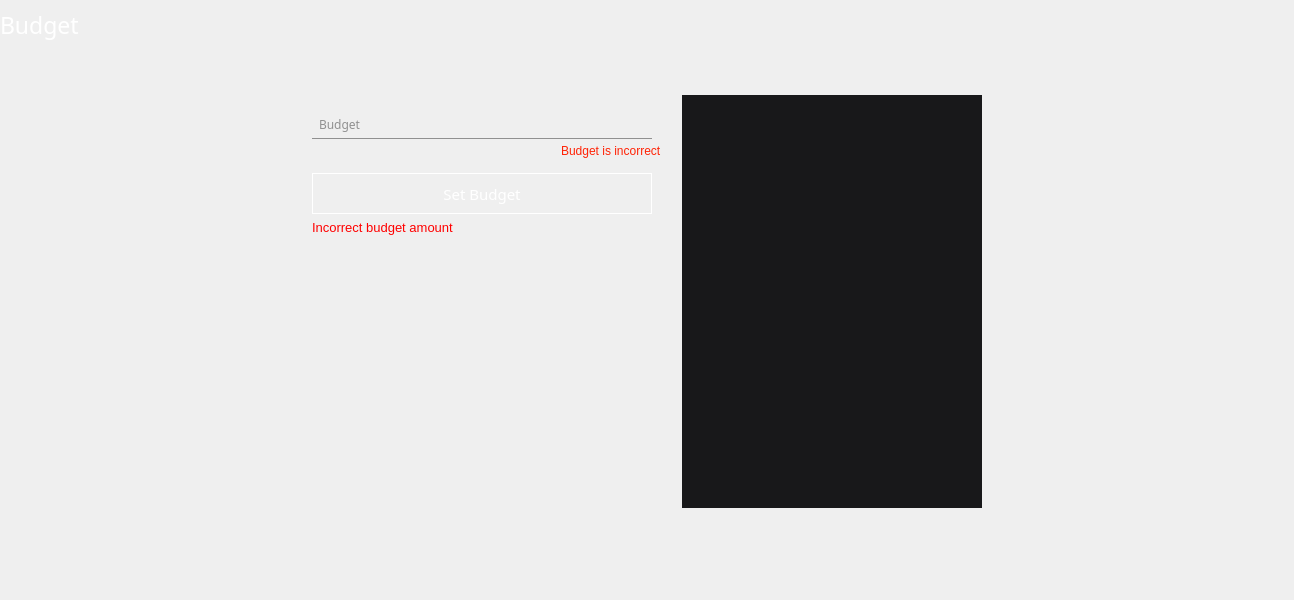
<?xml version="1.0" encoding="UTF-8"?>
<ui version="4.0">
 <class>BudgetView</class>
 <widget class="QWidget" name="BudgetView">
  <property name="geometry">
   <rect>
    <x>0</x>
    <y>0</y>
    <width>1294</width>
    <height>600</height>
   </rect>
  </property>
  <property name="windowTitle">
   <string>Form</string>
  </property>
  <widget class="QLabel" name="lblBudgetTitle">
   <property name="geometry">
    <rect>
     <x>0</x>
     <y>0</y>
     <width>100</width>
     <height>50</height>
    </rect>
   </property>
   <property name="font">
    <font>
     <family>Leelawadee UI Semilight</family>
     <pointsize>17</pointsize>
    </font>
   </property>
   <property name="styleSheet">
    <string notr="true">color: #ffffff;
background-color:transparent;</string>
   </property>
   <property name="text">
    <string>Budget</string>
   </property>
  </widget>
  <widget class="QWidget" name="widget" native="true">
   <property name="geometry">
    <rect>
     <x>302</x>
     <y>85</y>
     <width>690</width>
     <height>433</height>
    </rect>
   </property>
   <widget class="BudgetLabel" name="lblBudget">
    <property name="geometry">
     <rect>
      <x>17</x>
      <y>31</y>
      <width>60</width>
      <height>16</height>
     </rect>
    </property>
    <property name="font">
     <font>
      <family>Leelawadee UI Semilight</family>
      <pointsize>9</pointsize>
     </font>
    </property>
    <property name="styleSheet">
     <string notr="true">color:#909090;</string>
    </property>
    <property name="text">
     <string>Budget</string>
    </property>
   </widget>
   <widget class="QLabel" name="lblIncorrectBudget">
    <property name="geometry">
     <rect>
      <x>259</x>
      <y>58</y>
      <width>101</width>
      <height>16</height>
     </rect>
    </property>
    <property name="font">
     <font>
      <family>Arial</family>
     </font>
    </property>
    <property name="styleSheet">
     <string notr="true">color:rgb(255,35,6);
opacity: 0;</string>
    </property>
    <property name="text">
     <string>Budget is incorrect</string>
    </property>
   </widget>
   <widget class="QTableWidget" name="tblBudgetHistory">
    <property name="geometry">
     <rect>
      <x>380</x>
      <y>10</y>
      <width>300</width>
      <height>413</height>
     </rect>
    </property>
    <property name="font">
     <font>
      <family>Calibri</family>
      <pointsize>11</pointsize>
     </font>
    </property>
    <property name="focusPolicy">
     <enum>Qt::NoFocus</enum>
    </property>
    <property name="styleSheet">
     <string notr="true">QTableWidget#tblBudgetHistory
{
	background-color: #18181a;	
	color: #909090;	
	border:none;
	gridline-color:#18181a;	
	outline:none;
}

QTableWidget#tblBudgetHistory::item:focus
{
	outline:none;
}

QTableWidget#tblBudgetHistory::item:selected
{
	color:#ffffff;
	outline:none;
}

QTableWidget#tblBudgetHistory QHeaderView::section:horizontal
{
	padding:7px 5px 0px 5px;	
    height:24px;
	font: 14px Leelawadee UI Semilight, sans-serif;
	color: #ffffff;
    border-style: none;
    border-left: 1px solid #909090;
    border-top: none;
    border-right: none;
    border-bottom: 1px solid #909090;
    background-color: transparent;	
 }

QTableWidget#tblBudgetHistory::item
{
	border-left:1px solid #909090;	
}

QTableWidget#tblBudgetHistory QHeaderView::section:horizontal:first
{
    border-left: none;	
}</string>
    </property>
    <property name="editTriggers">
     <set>QAbstractItemView::NoEditTriggers</set>
    </property>
    <property name="selectionBehavior">
     <enum>QAbstractItemView::SelectRows</enum>
    </property>
    <property name="textElideMode">
     <enum>Qt::ElideRight</enum>
    </property>
    <property name="sortingEnabled">
     <bool>true</bool>
    </property>
    <property name="wordWrap">
     <bool>false</bool>
    </property>
    <property name="cornerButtonEnabled">
     <bool>false</bool>
    </property>
    <attribute name="horizontalHeaderHighlightSections">
     <bool>false</bool>
    </attribute>
    <attribute name="horizontalHeaderShowSortIndicator" stdset="0">
     <bool>false</bool>
    </attribute>
    <attribute name="verticalHeaderVisible">
     <bool>false</bool>
    </attribute>
    <attribute name="verticalHeaderHighlightSections">
     <bool>false</bool>
    </attribute>
   </widget>
   <widget class="BudgetLineEdit" name="txtBudget">
    <property name="geometry">
     <rect>
      <x>10</x>
      <y>29</y>
      <width>340</width>
      <height>25</height>
     </rect>
    </property>
    <property name="font">
     <font>
      <family>Calibri</family>
      <pointsize>10</pointsize>
     </font>
    </property>
    <property name="styleSheet">
     <string notr="true">color:#ffffff;
border:none;
border-bottom:1px solid #909090;
background-color:transparent;
padding-left:7px;
padding-bottom:0px;</string>
    </property>
   </widget>
   <widget class="QPushButton" name="btnSetBudget">
    <property name="geometry">
     <rect>
      <x>10</x>
      <y>88</y>
      <width>340</width>
      <height>41</height>
     </rect>
    </property>
    <property name="font">
     <font>
      <family>Leelawadee UI Semilight</family>
      <pointsize>11</pointsize>
     </font>
    </property>
    <property name="styleSheet">
     <string notr="true">QPushButton#btnSetBudget
{	
 	border:1px solid #ffffff;
	color:white;
	background-color:transparent;
 }

QPushButton#btnSetBudget:hover
{
 	color:#0992b1;
 } 

QPushButton#btnSetBudget:pressed
{
 	color:#0992b1;
	border: 1px solid #0992b1; 
	outline:none;
} </string>
    </property>
    <property name="text">
     <string>Set Budget</string>
    </property>
   </widget>
   <widget class="QLabel" name="lblIncorrectInput">
    <property name="geometry">
     <rect>
      <x>10</x>
      <y>134</y>
      <width>141</width>
      <height>16</height>
     </rect>
    </property>
    <property name="font">
     <font>
      <family>Arial</family>
      <pointsize>10</pointsize>
     </font>
    </property>
    <property name="styleSheet">
     <string notr="true">color:red;
 opacity: 0;</string>
    </property>
    <property name="text">
     <string>Incorrect budget amount</string>
    </property>
   </widget>
   <zorder>txtBudget</zorder>
   <zorder>lblBudget</zorder>
   <zorder>lblIncorrectBudget</zorder>
   <zorder>tblBudgetHistory</zorder>
   <zorder>btnSetBudget</zorder>
   <zorder>lblIncorrectInput</zorder>
  </widget>
 </widget>
 <customwidgets>
  <customwidget>
   <class>BudgetLabel</class>
   <extends>QLabel</extends>
   <header location="global">CommonUiControllers/Views/Budget/BudgetLabel.h</header>
  </customwidget>
  <customwidget>
   <class>BudgetLineEdit</class>
   <extends>QLineEdit</extends>
   <header location="global">CommonUiControllers/Views/Budget/BudgetLineEdit.h</header>
  </customwidget>
 </customwidgets>
 <tabstops>
  <tabstop>txtBudget</tabstop>
  <tabstop>btnSetBudget</tabstop>
 </tabstops>
 <resources/>
 <connections/>
</ui>
